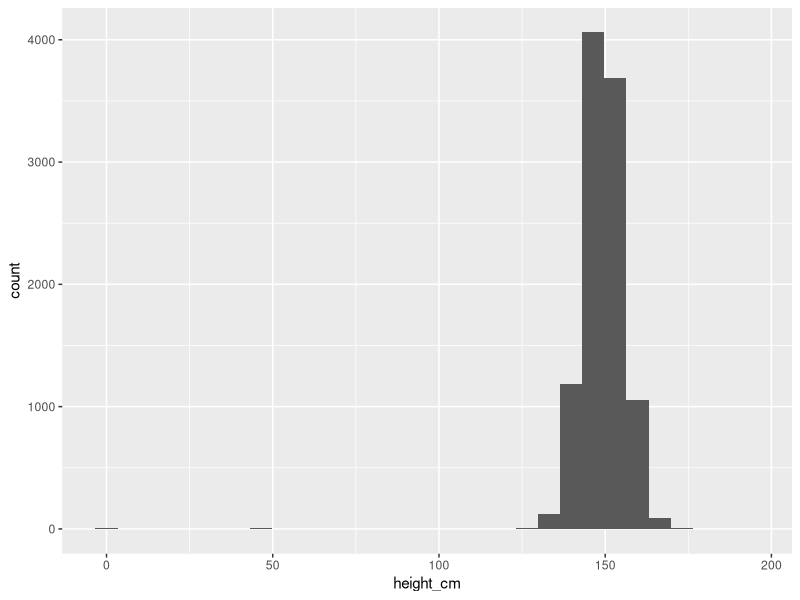
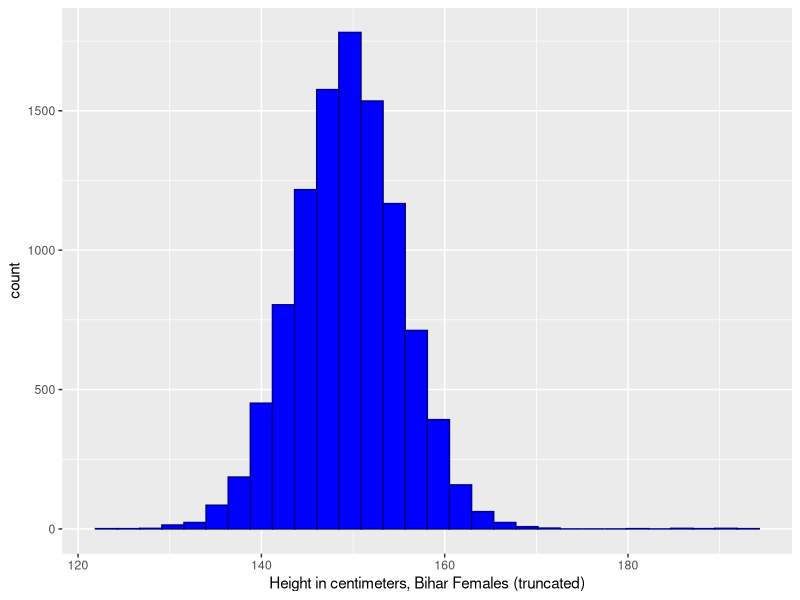
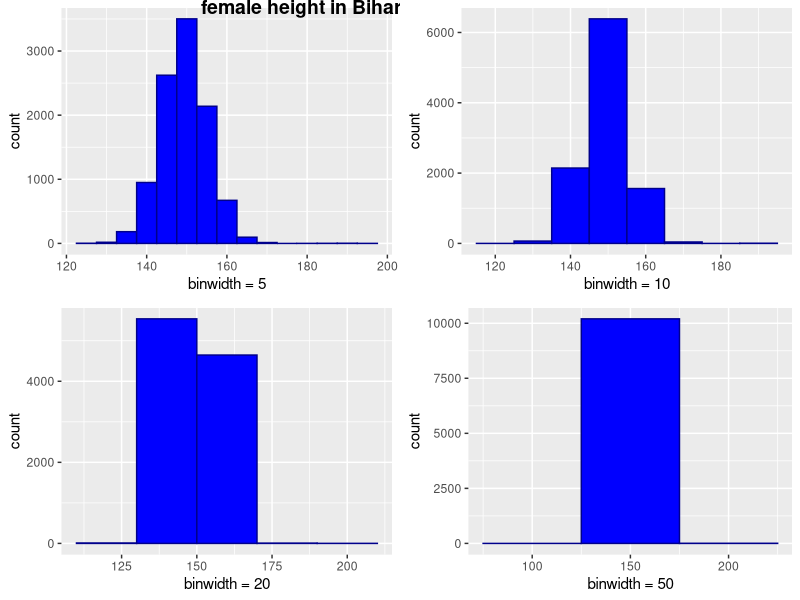
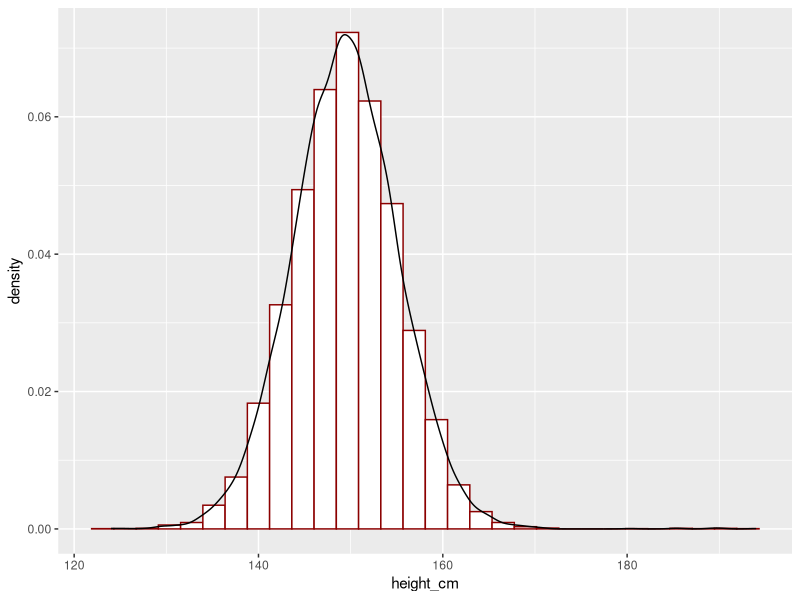
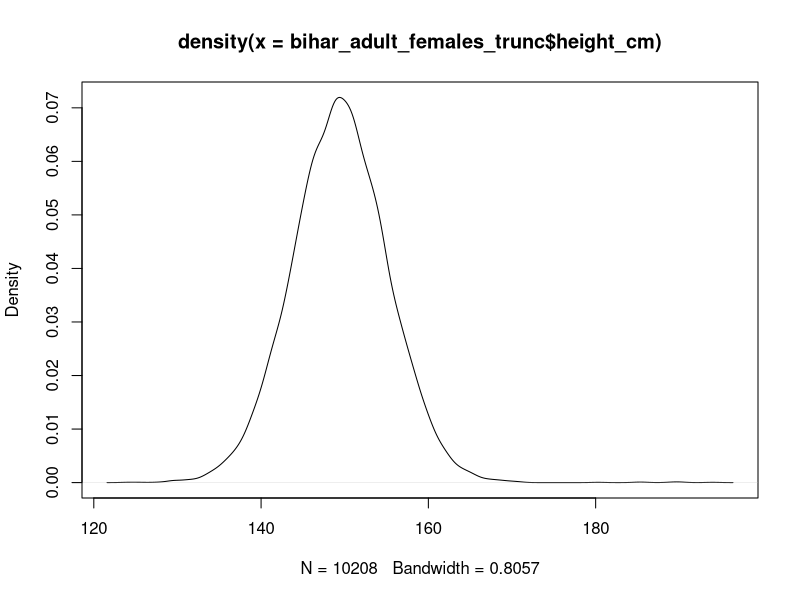
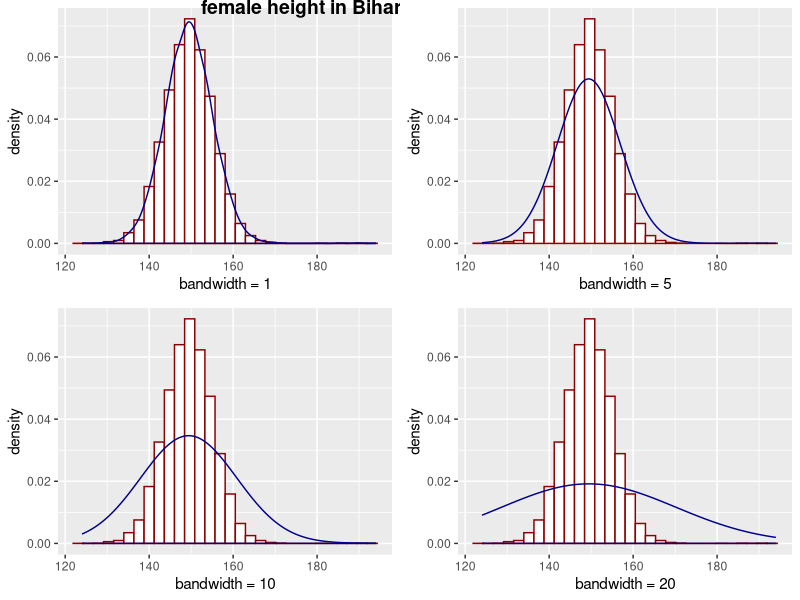
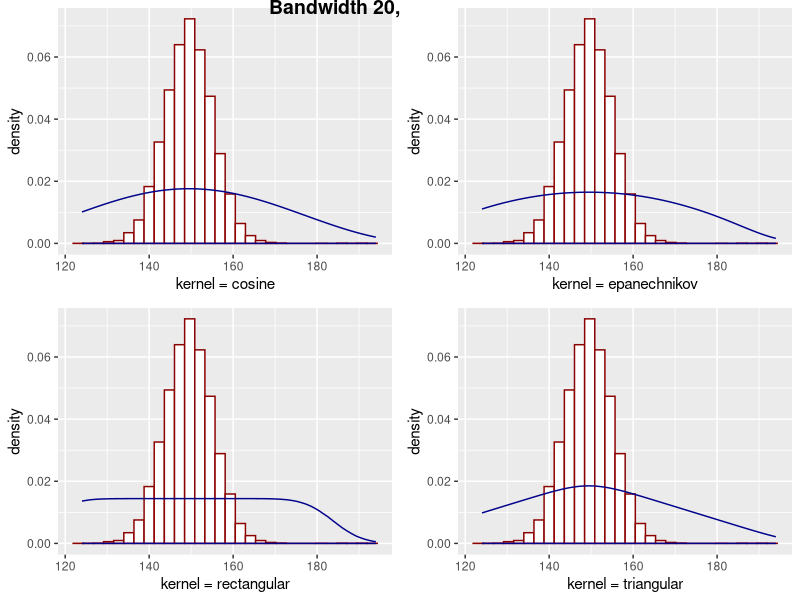
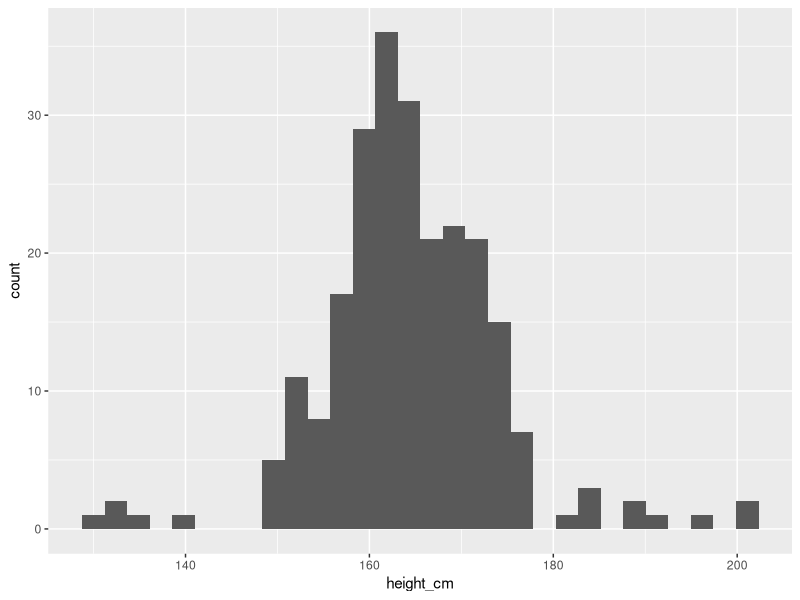

R code for these plots, in order:
## ---- chunk 1
library(ggplot2)
require(cowplot)
library(tidyverse)

bihar_data <- read_csv("./files/M3/Bihar.csv")

# keep the females
bihar_adult_females <- dplyr::filter(bihar_data, adult == 1, female == 1)

# take a look at our data
head(bihar_adult_females, 10)

# plot it
ggplot(bihar_adult_females, aes(height_cm)) + 
  geom_histogram()

# not very attractive, so lets tidy it up - there are some outliers close to 0 and 200 cm
bihar_adult_females_trunc <- dplyr::filter(bihar_adult_females, height_cm > 120, height_cm < 200)

# Plot again with colour and labels
ggplot(bihar_adult_females_trunc, aes(height_cm)) + 
  geom_histogram(fill = "blue", color = "darkblue") + 
  xlab("Height in centimeters, Bihar Females (truncated)")

## ---- chunk 2
Bihar1 <- ggplot(bihar_adult_females_trunc, aes(height_cm)) + 
  geom_histogram(fill = "blue",color = "darkblue", binwidth = 5) +
  xlab("binwidth = 5")

Bihar2 <- ggplot(bihar_adult_females_trunc, aes(height_cm)) + 
  geom_histogram(fill = "blue",color = "darkblue", binwidth = 10) +
  xlab("binwidth = 10")

Bihar3 <- ggplot(bihar_adult_females_trunc, aes(height_cm)) + 
  geom_histogram(fill = "blue",color = "darkblue", binwidth = 20) +
  xlab("binwidth = 20")

Bihar4 <- ggplot(bihar_adult_females_trunc, aes(height_cm)) + 
  geom_histogram(fill = "blue",color = "darkblue", binwidth = 50) +
  xlab("binwidth = 50")

plot_grid(Bihar1, Bihar2, Bihar3, Bihar4, labels="female height in Bihar", hjust = -1, vjust = 1)
# we could save the results to an image or a file using 
# ggsave("folder/bihargrid.pdf")
## ---- chunk 3
ggplot(bihar_adult_females_trunc, aes(height_cm)) + 
  geom_histogram(data = bihar_adult_females_trunc, aes(height_cm, ..density..), fill = "white", color = "darkred") +
  geom_density(kernel = "gaussian", aes(height_cm))
## ---- chunk 4
kde = density(bihar_adult_females_trunc$height_cm)
plot(kde)
## ---- chunk 5
Bihar5 <- ggplot(bihar_adult_females_trunc, aes(height_cm)) + 
  geom_histogram(data = bihar_adult_females_trunc, aes(height_cm, ..density..), fill = "white", color = "darkred") +
  stat_density(kernel = "gaussian", bw = 1, aes(height_cm), fill = NA, color = "darkblue") +
  xlab("bandwidth = 1")

Bihar6 <- ggplot(bihar_adult_females_trunc, aes(height_cm)) + 
  geom_histogram(data = bihar_adult_females_trunc, aes(height_cm, ..density..), fill = "white", color = "darkred") +
  geom_density(kernel = "gaussian", bw = 5, aes(height_cm), fill = NA, color = "darkblue") +
  xlab("bandwidth = 5")

Bihar7 <- ggplot(bihar_adult_females_trunc, aes(height_cm)) + 
  geom_histogram(data = bihar_adult_females_trunc, aes(height_cm, ..density..), fill = "white", color = "darkred") +
  stat_density(kernel = "gaussian", bw = 10, aes(height_cm), fill = NA, color = "darkblue") +
  xlab("bandwidth = 10")

Bihar8 <- ggplot(bihar_adult_females_trunc, aes(height_cm)) + 
  geom_histogram(data = bihar_adult_females_trunc, aes(height_cm, ..density..), fill = "white", color = "darkred") +
  stat_density(kernel = "gaussian", bw = 20, aes(height_cm), fill = NA, color = "darkblue") +
  xlab("bandwidth = 20")

plot_grid(Bihar5, Bihar6, Bihar7, Bihar8, labels="female height in Bihar", hjust = -1, vjust = 1)
## ---- chunk 6
Bihar9 <- ggplot(bihar_adult_females_trunc, aes(height_cm)) + 
  geom_histogram(data = bihar_adult_females_trunc, aes(height_cm, ..density..), fill = "white", color = "darkred") +
  stat_density(kernel = "cosine", bw = 20, aes(height_cm), fill = NA, color = "darkblue") +
  xlab("kernel = cosine")

Bihar10 <- ggplot(bihar_adult_females_trunc, aes(height_cm)) + 
  geom_histogram(data = bihar_adult_females_trunc, aes(height_cm, ..density..), fill = "white", color = "darkred") +
  stat_density(kernel = "epanechnikov", bw = 20, aes(height_cm), fill = NA, color = "darkblue") +
  xlab("kernel = epanechnikov")

Bihar11 <- ggplot(bihar_adult_females_trunc, aes(height_cm)) + 
  geom_histogram(data = bihar_adult_females_trunc, aes(height_cm, ..density..), fill = "white", color = "darkred") +
  stat_density(kernel = "rectangular", bw = 20, aes(height_cm), fill = NA, color = "darkblue") +
  xlab("kernel = rectangular")

Bihar12 <- ggplot(bihar_adult_females_trunc, aes(height_cm)) + 
  geom_histogram(data = bihar_adult_females_trunc, aes(height_cm, ..density..), fill = "white", color = "darkred") +
  stat_density(kernel = "triangular", bw = 20, aes(height_cm), fill = NA, color = "darkblue") +
  xlab("kernel = triangular")

plot_grid(Bihar9, Bihar10, Bihar11, Bihar12, labels="Bandwidth 20, varying kernel", hjust = -1, vjust = 1)
## ---- chunk 7
# load the US data 
library(dslabs)
data(heights)

# keep the females,remove sex column and convert to cm
US_adult_females <- dplyr::filter(heights, sex=='Female')
US_adult_females <- US_adult_females[-c(1)]
colnames(US_adult_females)[1] <- "height_cm"
US_adult_females <- cm(US_adult_females)

# take a look at our data
head(US_adult_females, 10)

# plot it
ggplot(US_adult_females, aes(height_cm)) + 
  geom_histogram()

# lets tidy it up as before - there are some outliers close to 0 and 200 cm
US_adult_females_trunc <- dplyr::filter(US_adult_females, height_cm > 120, height_cm < 200)

# Plot again with colour and labels
ggplot(US_adult_females_trunc, aes(height_cm)) + 
  geom_histogram(fill = "red", color = "darkred") + 
  xlab("Height in centimeters, US Females (truncated)")

# Let's plot both US and Bihar data on the same plot and tidy the code a little.  Note we don't need to aes() second time as the col is now the same name, so is applied to both since it is stated in the first line

# Density plot for both
ggplot(bihar_adult_females_trunc, aes(height_cm)) + 
  geom_density(color = "darkblue") +
  geom_density(data = US_adult_females_trunc, color = "darkred") + 
  xlab("Height in centimeters")

# Histogram for both
ggplot(bihar_adult_females_trunc, aes(height_cm)) + 
  geom_histogram(fill = "red", color = "darkred") +
  geom_histogram(data = US_adult_females_trunc, fill = "blue", color = "darkblue") + 
  xlab("Height in centimeters")
